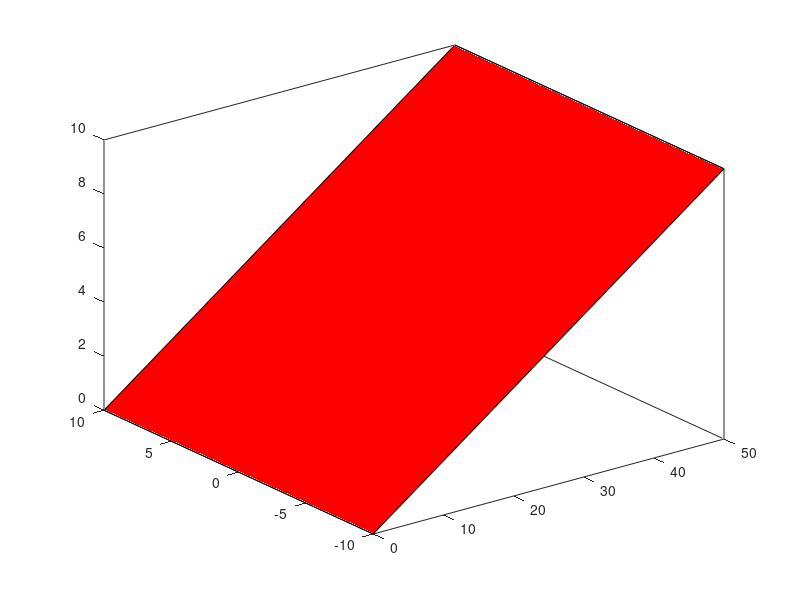

Write MATLAB code to recreate this figure.
clear all;
close all;
clc;

%% Test 1

pointA = [0,  -10, 0];
pointB = [0,   10, 0];
pointC = [50,  10, 10];
pointD = [50, -10, 10];

points = [pointA' pointB' pointC' pointD'];

fill3(points(1, :), points(2, :), points(3, :), 'r');

